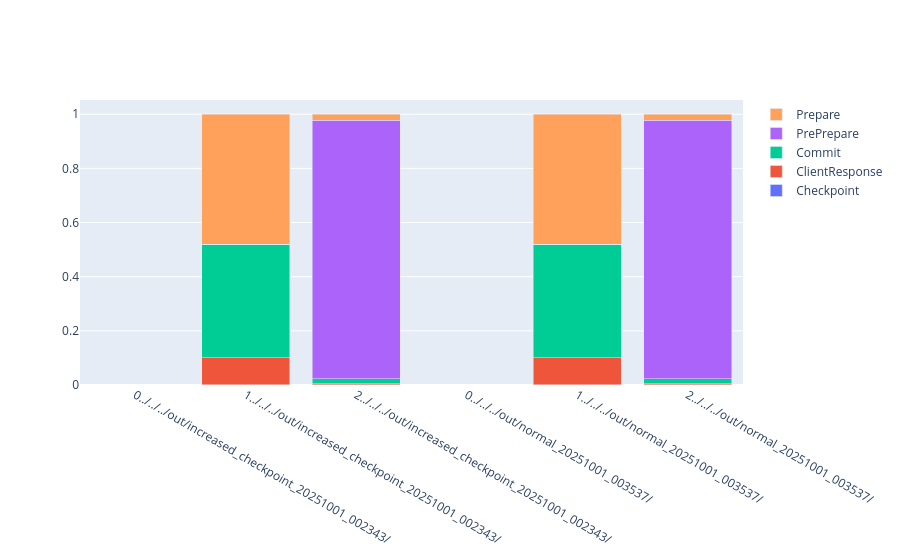

The notebook cell saved with this chart:
### Code cell
types = ["Checkpoint",	"ClientResponse"		,"Commit"	,"PrePrepare"	,"Prepare"]

average_by_folder_and_role = df_with_bytes.groupby(["folder","Role"]).mean(numeric_only=True).reset_index()
total_bytes_sent = average_by_folder_and_role[["folder","Role"]+types].groupby(["folder","Role"]).sum().sum(axis=1).reset_index().set_index(["folder","Role"])
total_bytes_sent[0].index.set_names(['folder', 'Role'], inplace=True)

normalized_bytes_per_folder = (
    average_by_folder_and_role.set_index(["folder", "Role"])[types]
    .div(total_bytes_sent[0], axis=0)
    .reset_index()
)
normalized_bytes_per_folder["Role"]=average_by_folder_and_role["Role"]
fig = go.Figure()

for typ in types:
    fig.add_trace(go.Bar(x=normalized_bytes_per_folder.Role.apply(str)+normalized_bytes_per_folder.folder.apply(str),y=normalized_bytes_per_folder[typ],name=typ))
fig.update_layout(barmode='stack')
fig.show()

### Figure 1 — Plotly figure (JSON) as saved in the notebook; plotly's stock layout.template omitted (floating-point values rounded to 4 significant figures)
{"data": [{"name": "Checkpoint", "type": "bar", "x": ["0../../../out/increased_checkpoint_20251001_002343/", "1../../../out/increased_checkpoint_20251001_002343/", "2../../../out/increased_checkpoint_20251001_002343/", "0../../../out/normal_20251001_003537/", "1../../../out/normal_20251001_003537/", "2../../../out/normal_20251001_003537/"], "y": [NaN, 0.0004764, 2.138e-05, NaN, 0.0009571, 4.304e-05]}, {"name": "ClientResponse", "type": "bar", "x": ["0../../../out/increased_checkpoint_20251001_002343/", "1../../../out/increased_checkpoint_20251001_002343/", "2../../../out/increased_checkpoint_20251001_002343/", "0../../../out/normal_20251001_003537/", "1../../../out/normal_20251001_003537/", "2../../../out/normal_20251001_003537/"], "y": [NaN, 0.09989, 0.004406, NaN, 0.1001, 0.004419]}, {"name": "Commit", "type": "bar", "x": ["0../../../out/increased_checkpoint_20251001_002343/", "1../../../out/increased_checkpoint_20251001_002343/", "2../../../out/increased_checkpoint_20251001_002343/", "0../../../out/normal_20251001_003537/", "1../../../out/normal_20251001_003537/", "2../../../out/normal_20251001_003537/"], "y": [NaN, 0.4193, 0.01883, NaN, 0.4196, 0.0189]}, {"name": "PrePrepare", "type": "bar", "x": ["0../../../out/increased_checkpoint_20251001_002343/", "1../../../out/increased_checkpoint_20251001_002343/", "2../../../out/increased_checkpoint_20251001_002343/", "0../../../out/normal_20251001_003537/", "1../../../out/normal_20251001_003537/", "2../../../out/normal_20251001_003537/"], "y": [NaN, 0.0, 0.9552, NaN, 0.0, 0.9551]}, {"name": "Prepare", "type": "bar", "x": ["0../../../out/increased_checkpoint_20251001_002343/", "1../../../out/increased_checkpoint_20251001_002343/", "2../../../out/increased_checkpoint_20251001_002343/", "0../../../out/normal_20251001_003537/", "1../../../out/normal_20251001_003537/", "2../../../out/normal_20251001_003537/"], "y": [NaN, 0.4803, 0.02151, NaN, 0.4794, 0.02155]}], "layout": {"barmode": "stack"}}
